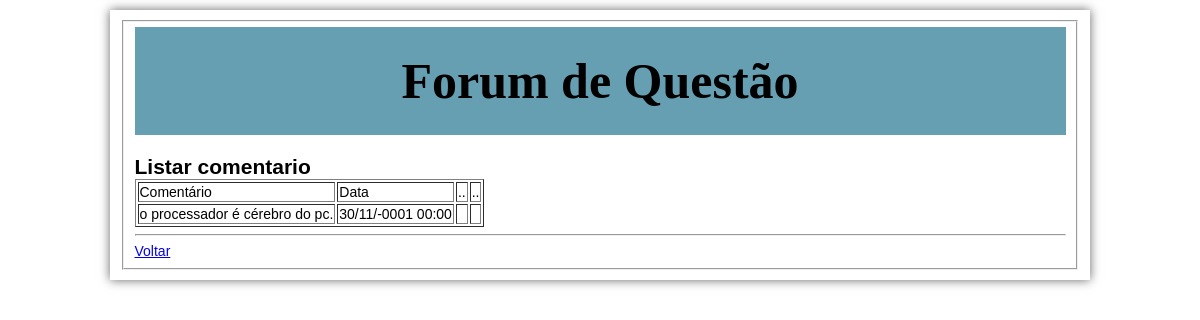
The page /comentario_listar.php?idquestao=16 on the database its author committed.
### tables this page shows
CREATE TABLE `tb_comentario` (
  `id` int(11) NOT NULL,
  `comentario` text NOT NULL,
  `Usuario` int(1) NOT NULL,
  `Data` datetime NOT NULL DEFAULT '0000-00-00 00:00:00' ON UPDATE CURRENT_TIMESTAMP,
  `Hora` time NOT NULL,
  `id_questao` int(11) NOT NULL
);

### comentario_listar.php (the view, shortened to what this page needs)
<?php
$id_questao = $_GET["idquestao"];
$conexao = mysqli_connect("localhost", "root","","forum");
$sql = "SELECT * FROM tb_comentario WHERE id_questao='$id_questao' ORDER BY Data DESC";
$resultado = mysqli_query($conexao, $sql);
?>
<!DOCTYPE html>
<html>
<head>
</head>
<body>
<FIELDSET>
<main>
        <header>
         <h1>Forum de Questão</h1>
         </header>
<article>
<h1>Listar comentario</h1>
<table border="1">
	<tr>
		<td>Comentário</td>
		<td>Data</td>
		<td>..</td>
		<td>..</td>
	</tr>
	<?php while($linha = mysqli_fetch_assoc($resultado)): ?>
	<tr>
		<td><?=$linha["comentario"];?></td>
		<td><?=date_format(date_create($linha["Data"]),"d/m/Y H:i")?></td>
		<td>
		</td>
		<td>
		</td>
	</tr>
	<?php endwhile; ?>
</table>
<hr>
<a href="questao_listar.php">Voltar</a>
</FIELDSET>
</body>
</html>

### comentario_listar.php (style rules this page uses)
html, body, h1 { margin:0; padding:0; }
article, header { display:block; }
body { width:960px; font-family:Arial, Helvetica, sans-serif; font-size:14px; box-shadow: 0 0 10px #666; margin:10px auto; padding:10px; }
header { padding:25px; background-color:rgb(101,159,177); text-align:center; margin-bottom:20px; font-family: 'Lobster', cursive; font-size: 25px; }

### rows shown on the page
tb_comentario: comentario "o processador é cérebro do pc.", Data "30/11/-0001 00:00"
